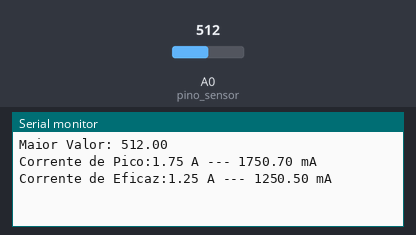
This sketch was run on a simulated Arduino Uno, built with avr-gcc and run on an emulated ATmega328P. Shown: the last lines printed to the serial monitor. The test bench sets the inputs (shaded band); at power-on: A0 (pino_sensor) = 512.

Above: at 1.2 s.
1.3 s: A0 (pino_sensor) set to 716
At 2.5 s:
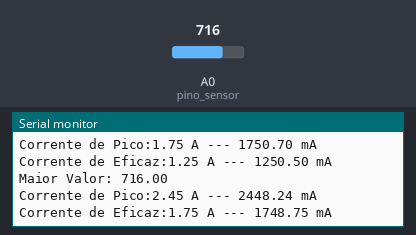
2.8 s: A0 (pino_sensor) set to 900
At 5.0 s:
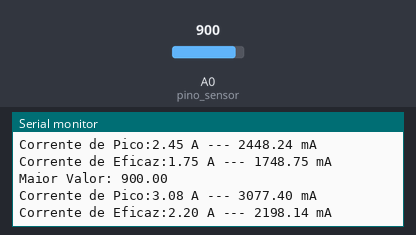
Timing chart, 0 to 6.5 s (numbered marks = the images above; inputs shaded):
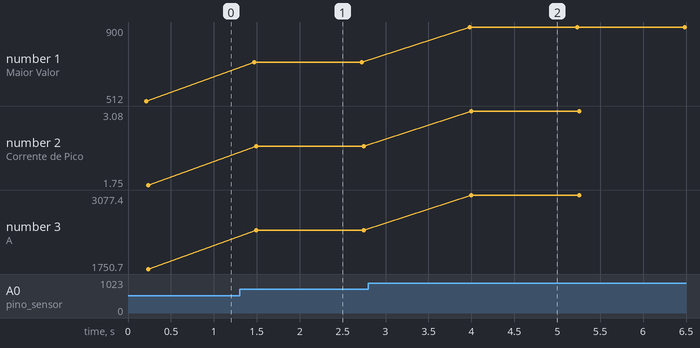

Measured:
- after the input at 1.3 s, the serial monitor: prints a new line after 0.17 s (image 1)
- after the input at 2.8 s, the serial monitor: prints a new line after 1.2 s (image 2)
- plotted number 1: 512 → 716 after the input at 1.3 s, 716 → 900 after the input at 2.8 s
- plotted number 2: 1.75 → 2.45 after the input at 1.3 s, 2.45 → 3.08 after the input at 2.8 s
- plotted number 3: 1750.7 → 2448.24 after the input at 1.3 s, 2448.24 → 3077.4 after the input at 2.8 s

The sketch:

Leitura_L_Gustavo.ino
```cpp
float corrente_inst[300];
float corrente_pico;
float corrente_eficaz;
double maior_valor = 0;
double corrente_valor = 0;
int pino_sensor = A0;

void setup() {
  Serial.begin(9600);
  pinMode(pino_sensor, INPUT);
}

void loop() {
  //Zerar Valores
  maior_valor = 0;

  //Armazena 300 Leituras da ONDA SENOIDAL
  for (int i = 0; i < 300; i++) {
    corrente_inst[i] = analogRead(pino_sensor);
    delayMicroseconds(600);
  }

  for (int i = 0; i < 300; i++) {
    if (maior_valor < corrente_inst[i]) {
      maior_valor = corrente_inst[i];
    }
  }
  Serial.print("Maior Valor: ");
  Serial.println(maior_valor);

  //Transforma o maior valor em corrente de pico
  corrente_pico = maior_valor - 932;       //Para o zero em 2,5V. Precisa remover o OFFSET
  corrente_pico = maior_valor * 4.882812;  //Resolução mínima de leitura do arduino é de 4,8mv

  corrente_pico = corrente_pico / 1428;

  Serial.print("Corrente de Pico:");
  Serial.print(corrente_pico);
  Serial.print(" A");
  Serial.print(" --- ");
  Serial.print(corrente_pico * 1000);
  Serial.println(" mA");


  //Converte para Corrente Eficaz
  corrente_eficaz = corrente_pico / 1.4;
  Serial.print("Corrente de Eficaz:");
  Serial.print(corrente_eficaz);
  Serial.print(" A");
  Serial.print(" --- ");
  Serial.print(corrente_eficaz * 1000);
  Serial.println(" mA");
  delay(1000);
}
```
